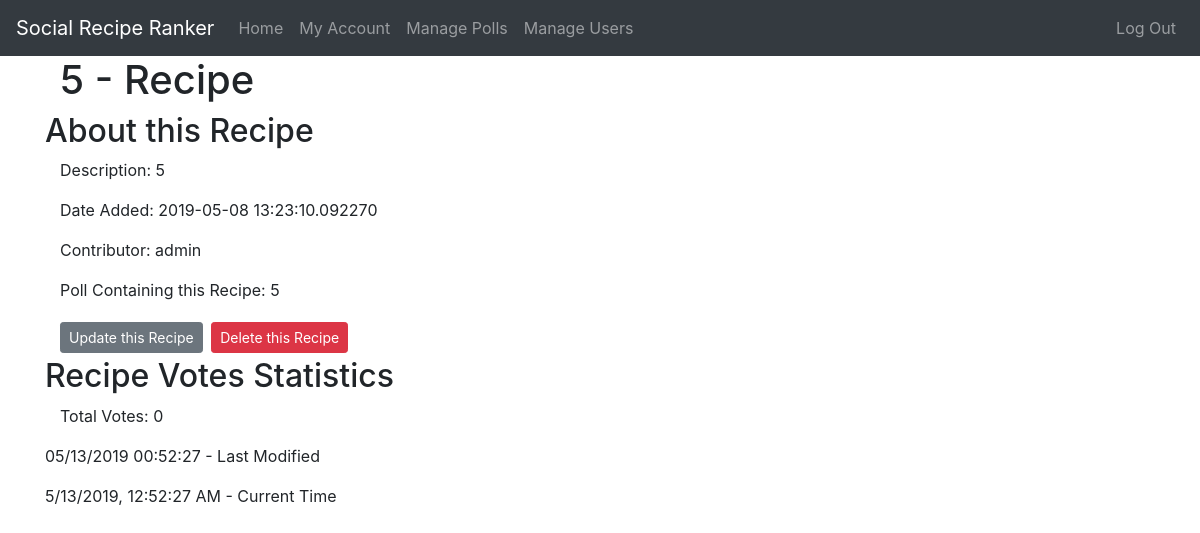
The page /recipe/2 (signed in) on the database as committed earlier.
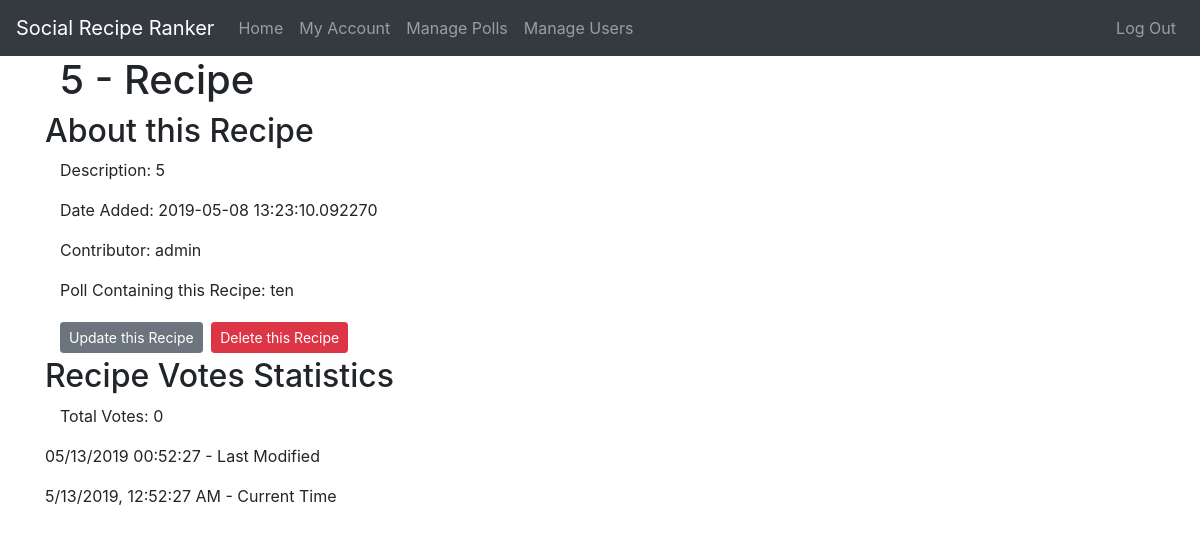
The same page on the database as committed later.
### app/models.py (models this page shows, shortened)
class Poll(db.Model):
    id = db.Column(db.Integer, primary_key=True)
    name = db.Column(db.String(64), nullable=False, index=True)
    description = db.Column(db.String(256), nullable=True)
    date_created = db.Column(db.DateTime, nullable=False, index=True, default=datetime.utcnow)
    creator_id = db.Column(db.Integer, db.ForeignKey('user.id'), nullable=False)
    recipes = db.relationship("Recipe", backref='poll', lazy='dynamic')

### app/routes.py (the view)
@app.route('/recipe/<int:recipe_id>')
@login_required
def recipe(recipe_id):
    if current_user.is_admin:
        recipe = Recipe.query.get_or_404(recipe_id)
        return render_template('recipe.html', title=recipe.name + ' - Recipe', users=User, polls=Poll, recipe=recipe)
    else:
        abort(403)

### app/models.py (called while the page is built)
@login_manager.user_loader
def load_user(id):
    return User.query.get(int(id))

### app/templates/recipe.html (shortened to what this page needs)
{% extends "base.html" %}
{% block content %}
<article class="container">
    <header>
        <h1>{{ recipe.name }} - Recipe</h1>
    </header>
    <section class="row">
        <h2>About this Recipe</h2>
        <div class="container">
            <p>Description: {{ recipe.description }}</p>
            <p>Date Added: {{ recipe.date_added }}</p>
            <p>Contributor: {{ users.query.filter_by(id=recipe.contributor_id).first().username }}</p>
            <p>Poll Containing this Recipe: {{ polls.query.filter_by(id=recipe.poll_id).first().name }}</p>
            <a class="btn btn-secondary btn-sm mt-1 mb-1" href="">Update this Recipe</a>
            <button type="button" class="btn btn-danger btn-sm m-1" data-toggle="modal"
                data-target="#deleteModal">Delete this Recipe</button>
        </div>
    </section>
    <section class="row">
        <h2>Recipe Votes Statistics</h2>
        <div class="container">
            <p>Total Votes: {{ recipe.votes_count }}</p>
        </div>
    </section>
</article>
{% endblock %}

Rows that differ between the two databases and show on the page:
changed Poll: query.filter_by "5" → "ten"
